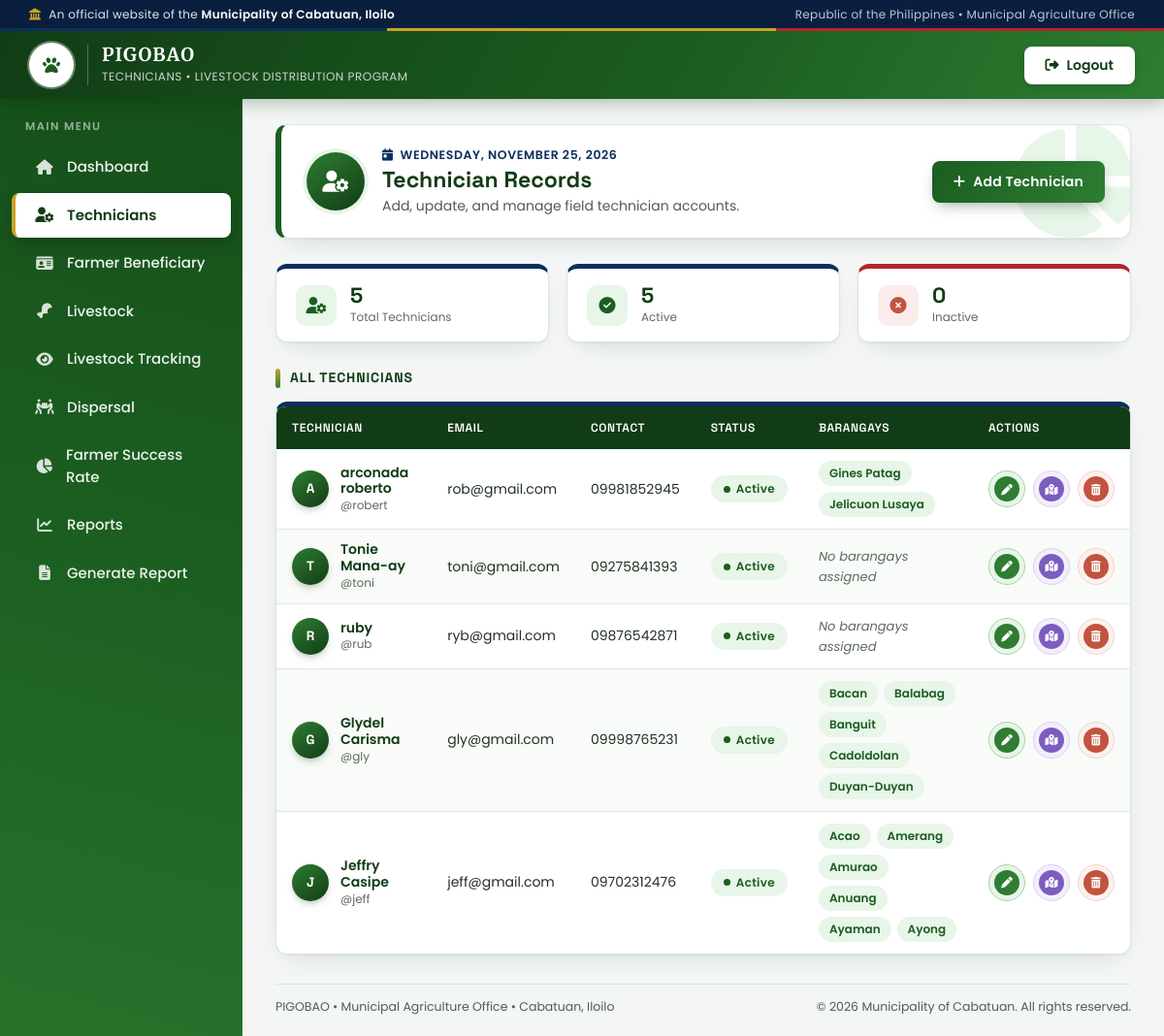
/add-technician.php (signed in), run on the app's committed database.
### tables this page shows
CREATE TABLE `technicians` (
  `technician_id` int(10) UNSIGNED NOT NULL,
  `name` varchar(150) NOT NULL,
  `email` varchar(100) NOT NULL,
  `username` varchar(100) NOT NULL,
  `password` varchar(255) NOT NULL,
  `contact` varchar(50) DEFAULT NULL,
  `status` enum('active','inactive') NOT NULL DEFAULT 'active',
  `created_at` timestamp NOT NULL DEFAULT current_timestamp(),
  `updated_at` timestamp NOT NULL DEFAULT current_timestamp() ON UPDATE current_timestamp()
);

### add-technician.php (the view, shortened to what this page needs)
<?php
require '../db.php';
$result = $conn->query("SELECT * FROM technicians ORDER BY technician_id DESC");
$technicians = [];
while($row = $result->fetch_assoc()){
    $technicians[] = $row;
}
foreach($technicians as $idx => $t){
    $tech_id = (int)$t['technician_id'];
    $assignedStmt = $conn->prepare("
        SELECT b.barangay_id, b.barangay_name
        FROM technician_barangay tb
        JOIN barangays b ON tb.barangay_id = b.barangay_id
        WHERE tb.technician_id = ?
        ORDER BY b.barangay_name ASC
    ");
    $assignedStmt->bind_param("i", $tech_id);
    $assignedStmt->execute();
    $assignedResult = $assignedStmt->get_result();
    $assignedIds = [];
    $assignedNames = [];
    while($row = $assignedResult->fetch_assoc()){
        $assignedIds[] = (int)$row['barangay_id'];
        $assignedNames[] = $row['barangay_name'];
    }
    $availStmt = $conn->prepare("
        SELECT DISTINCT b.barangay_id, b.barangay_name
        FROM barangays b
        INNER JOIN beneficiaries ben ON ben.barangay_id = b.barangay_id
        WHERE NOT EXISTS(
            SELECT 1
            FROM technician_barangay tb2
            WHERE tb2.barangay_id = b.barangay_id
            AND tb2.technician_id != ?
        )
        ORDER BY b.barangay_name ASC
    ");
    $availStmt->bind_param("i", $tech_id);
    $availStmt->execute();
    $availableResult = $availStmt->get_result();
    $available = [];
    while($row = $availableResult->fetch_assoc()){
        $available[] = ['id' => (int)$row['barangay_id'], 'name' => $row['barangay_name']];
    }
    $technicians[$idx]['assignedIds'] = $assignedIds;
    $technicians[$idx]['assignedNames'] = $assignedNames;
    $technicians[$idx]['available'] = $available;
}
$totalTechCount = count($technicians);
$activeTechCount = count(array_filter($technicians, fn($t) => ($t['status'] ?? '') === 'active'));
$inactiveTechCount = count(array_filter($technicians, fn($t) => ($t['status'] ?? '') === 'inactive'));
?>
<!DOCTYPE html>
<html lang="en">
<head>
<link rel="stylesheet" href="https://cdnjs.cloudflare.com/ajax/libs/font-awesome/6.4.0/css/all.min.css">
<link rel="stylesheet" href="https://cdn.jsdelivr.net/npm/bootstrap@5.3.0/dist/css/bootstrap.min.css">
</head>
<body>
<div class="gov-strip">
    <div class="left">
        <i class="fas fa-landmark"></i>
        <span>An official website of the <strong>Municipality of Cabatuan, Iloilo</strong></span>
    </div>
    <div class="right">Republic of the Philippines &bull; Municipal Agriculture Office</div>
</div>
<header>
    <div class="brand">
        <div class="seal">
        </div>
        <div class="titles">
            <h1>PIGOBAO</h1>
            <small>Technicians &bull; Livestock Distribution Program</small>
        </div>
    </div>
    <a href="../adminlog_out.php" class="logout"><i class="fas fa-right-from-bracket"></i> Logout</a>
</header>
<div class="sidebar">
    <div class="menu-title">Main Menu</div>
    <a href="../admin_dashboard.php"><i class="fas fa-home"></i> Dashboard</a>
    <a href="./add-technician.php"class="active"><i class="fas fa-user-cog"></i> Technicians</a>
    <a href="./farmer-beneficiary.php"><i class="fas fa-id-card"></i> Farmer Beneficiary</a>
    <a href="./add-livestock.php"><i class="fas fa-drumstick-bite"></i> Livestock</a>
    <a href="./tracking.php"><i class="fas fa-eye"></i> Livestock Tracking</a>
    <a href="./dispersal.php"><i class="fas fa-people-carry-box"></i> Dispersal</a>
    <a href="./farmer-success-rate.php" ><i class="fas fa-chart-pie"></i> Farmer Success Rate</a>
    <a href="./reports.php"><i class="fas fa-chart-line"></i> Reports</a>
    <a href="./generate-report.php"><i class="fas fa-file-alt"></i> Generate Report</a>
</div>
<div class="main-content">
    <div class="page-card">
        <div class="page-icon"><i class="fas fa-user-cog"></i></div>
        <div class="page-info">
            <div class="page-date"><i class="fas fa-calendar-day"></i> <?= date('l, F j, Y') ?></div>
            <h2>Technician Records</h2>
            <p>Add, update, and manage field technician accounts.</p>
        </div>
        <button class="add-btn" data-bs-toggle="modal" data-bs-target="#addModal">
            <i class="fas fa-plus"></i> Add Technician
        </button>
    </div>
    <div class="stat-row">
        <div class="stat-card">
            <div class="icon"><i class="fas fa-user-cog"></i></div>
            <div>
                <div class="num"><?= $totalTechCount ?></div>
                <div class="label">Total Technicians</div>
            </div>
        </div>
        <div class="stat-card">
            <div class="icon"><i class="fas fa-circle-check"></i></div>
            <div>
                <div class="num"><?= $activeTechCount ?></div>
                <div class="label">Active</div>
            </div>
        </div>
        <div class="stat-card inactive-stat">
            <div class="icon"><i class="fas fa-circle-xmark"></i></div>
            <div>
                <div class="num"><?= $inactiveTechCount ?></div>
                <div class="label">Inactive</div>
            </div>
        </div>
    </div>
    <p class="section-label">All Technicians</p>
    <div class="table-card">
        <div class="table-responsive">
            <table class="pg-table">
                <thead>
                    <tr>
                        <th>Technician</th><th>Email</th><th>Contact</th><th>Status</th><th>Barangays</th><th>Actions</th>
                    </tr>
                </thead>
                <tbody>
                    <?php if(count($technicians) === 0): ?>
                        <tr><td class="empty-row" colspan="6">No technicians recorded yet.</td></tr>
                    <?php else: foreach($technicians as $t): ?>
                    <tr>
                        <td>
                            <div class="tech-cell">
                                <div class="avatar"><?= htmlspecialchars(strtoupper(mb_substr(trim($t['name']),0,1))) ?></div>
                                <div>
                                    <div class="nm"><?= htmlspecialchars($t['name']) ?></div>
                                    <div class="un">@<?= htmlspecialchars($t['username']) ?></div>
                                </div>
                            </div>
                        </td>
                        <td><?= htmlspecialchars($t['email']) ?></td>
                        <td><?= htmlspecialchars($t['contact']) ?></td>
                        <td>
                            <span class="status-pill <?= $t['status']=='active' ? 'active' : 'inactive' ?>">
                                <?= htmlspecialchars(ucfirst($t['status'])) ?>
                            </span>
                        </td>
                        <td>
                            <?php if($t['assignedNames']): ?>
                                <div class="barangay-tags">
                                    <?php foreach($t['assignedNames'] as $bname): ?>
                                        <span class="barangay-tag"><?= htmlspecialchars($bname) ?></span>
                                    <?php endforeach; ?>
                                </div>
                            <?php else: ?>
                                <span class="no-barangay">No barangays assigned</span>
                            <?php endif; ?>
                        </td>
                        <td class="action-col">
                            <div class="action-group">
                                <button type="button" class="action-btn edit" title="Edit technician"
                                        data-bs-toggle="modal" data-bs-target="#editModal<?= $t['technician_id'] ?>">
                                    <span class="ico"><i class="fas fa-pen"></i></span><span class="lbl">Edit</span>
                                </button>
                                <?php if(count($t['available']) === 0): ?>
                                    <button type="button" class="action-btn assign disabled" disabled
                                            title="All barangays are already assigned to other technicians">
                                        <span class="ico"><i class="fas fa-map-location-dot"></i></span><span class="lbl">Assign</span>
                                    </button>
                                <?php else: ?>
                                    <button type="button" class="action-btn assign" title="Assign barangays"
                                            data-bs-toggle="modal" data-bs-target="#assignModal<?= $t['technician_id'] ?>">
                                        <span class="ico"><i class="fas fa-map-location-dot"></i></span><span class="lbl">Assign</span>
                                    </button>
                                <?php endif; ?>
                                <button type="button" class="action-btn delete" title="Delete technician"
                                        data-bs-toggle="modal" data-bs-target="#deleteModal"
                                        data-delete-url="add-technician.php?delete=<?= (int)$t['technician_id'] ?>"
                                        data-name="<?= htmlspecialchars($t['name'], ENT_QUOTES) ?>">
                                    <span class="ico"><i class="fas fa-trash-can"></i></span><span class="lbl">Delete</span>
                                </button>
                            </div>
                        </td>
                    </tr>
                    <?php endforeach; endif; ?>
                </tbody>
            </table>
        </div>
    </div>
    <div class="gov-footer">
        <div class="inner">
            <span>PIGOBAO &bull; Municipal Agriculture Office &bull; Cabatuan, Iloilo</span>
            <span>&copy; <?=date('Y')?> Municipality of Cabatuan. All rights reserved.</span>
        </div>
    </div>
</div>
</body>
</html>

### data on the page
technicians: name "A", name "arconada roberto", username "robert", email "rob@gmail.com", contact "09981852945", status "Active", bname "Gines Patag", bname "Jelicuon Lusaya"
technicians: name "T", name "Tonie Mana-ay", username "toni", email "toni@gmail.com", contact "09275841393", status "Active", shows "No barangays assigned"
technicians: name "R", name "ruby", username "rub", email "ryb@gmail.com", contact "09876542871", status "Active", shows "No barangays assigned"
technicians: name "G", name "Glydel Carisma", username "gly", email "gly@gmail.com", contact "09998765231", status "Active", bname "Bacan", bname "Balabag", bname "Banguit", bname "Cadoldolan", bname "Duyan-Duyan"
technicians: name "J", name "Jeffry Casipe", username "jeff", email "jeff@gmail.com", contact "09702312476", status "Active", bname "Acao", bname "Amerang", bname "Amurao", bname "Anuang", bname "Ayaman", bname "Ayong"

### other printed values
$totalTechCount "5"
$activeTechCount "5"
$inactiveTechCount "0"
